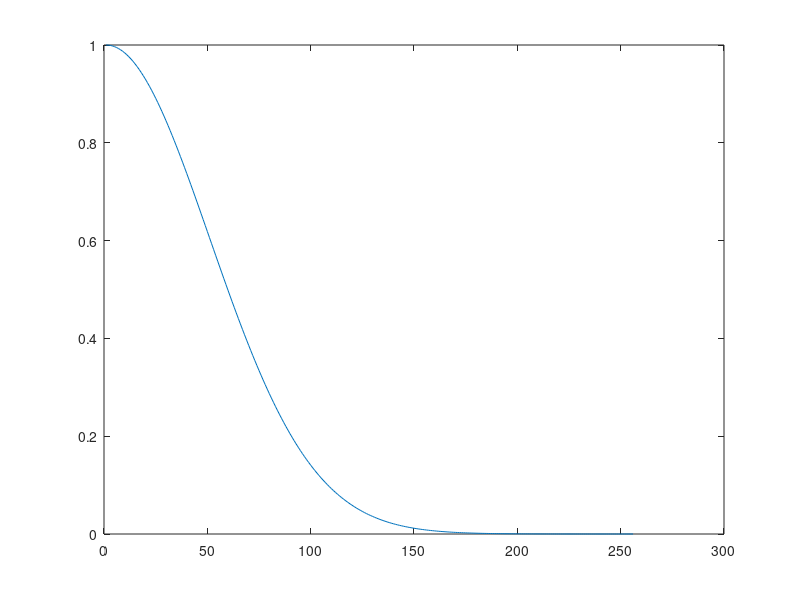

The MATLAB source for this figure: (Note: this script raises an error after producing the figure.)
%% test sigmoid function
x = 0 : 255;
alpha = 128;
beta = -128/2/log(99);
% s = 128;
y = 1./(1+exp( (x-alpha)./beta ) );
plot(x,y)

%%
T = 128;
alpha = (255+2*T)/4;
beta = -255/4/log(99);   % constant!
w_lut = 1./(1+exp( ((0:255)-alpha)./beta ) );
plot( 0:255, w_lut)

%%
% parameters
delta = 50;

% build the lookup table of the boundary energy, weight of n link
wn_tab = exp( -1 * (0:255).*(0:255) / (2*delta*delta) )

plot( wn_tab)

%% test midpoint circle
[nc kc] = getmidpointcircle(5,5,3);
% eliminate the redundent points
% nc2 = nc;   nc2(1:end-1) = nc(2:end);   nc2(end) = nc(1); 
% kc2 = kc;   kc2(1:end-1) = kc(2:end);   kc2(end) = kc(1);
% label = (nc == nc2) & (kc==kc2);
% nc(label) = []; kc(label) = [];

for p = 1 : length(nc)
    plot(nc(p), kc(p), '.g');
    hold on
    text(nc(p), kc(p),['\leftarrow' num2str(p)])
end

%% test LABELS
% [M,N,K,It] = max(map_id);
M = 31;
N = 31;
K = 31;
stk = false(M,N,K);

for id = 1 : length(fidx)
    if C( id ) > 0
        stk( map_id(id,1), map_id(id,2), map_id(id,3) ) = true;
    end
end
figure; h = vol3d('CData',stk);

%% test plot marker size
x = 1:50;
y = rand(1,50);
s = 5; %Marker width in units of X

h = scatter(x,y); % Create a scatter plot and return a handle to the 'hggroup' object

%Obtain the axes size (in axpos) in Points
currentunits = get(gca,'Units');
set(gca, 'Units', 'Points');
axpos = get(gca,'Position');
set(gca, 'Units', currentunits);

markerWidth = s/diff(xlim)*axpos(3); % Calculate Marker width in points

set(h, 'SizeData', markerWidth^2)

%% test function speed
tic
map = imresize( c1, size(c2), 'nearest' );
toc

tic
map = imresize( c1, size(c2), 'nearest' );
toc

%% test mapping
map2 = zeros(size(c2), 'uint16');
lengthRatio = size(c2,1) / size(c1,1);
position = floor( (1: size(c2,1)) / lengthRatio ) +1 ;
position(end) = position(end) - 1;
map2 = c1( position, : );

%% test

for pi = 1 : length(c)-1
    % add this cooridnate
    rcNum = rcNum + 1;
    rows(rcNum) = map_co( c(pi,1),  c(pi,2),  c(pi,3) );
    cols(rcNum) = map_co( c(pi+1,1),  c(pi+1,2),  c(pi+1,3) );
    weights(rcNum) = wn_tab( local_stk( c(pi,1),  c(pi,2),  c(pi,3) ) - ...
        local_stk( c(pi+1,1),  c(pi+1,2),  c(pi+1,3) ) + 1 );
end

%% test2
pi = 1 : length(c)-1;
rows(rcNum + pi) = map_co( sub2ind( size(map_co),...
    c(pi,1),  c(pi,2),  c(pi,3) ) );

cols(rcNum + pi) = map_co( sub2ind( size(map_co),...
    c(pi+1,1),  c(pi+1,2),  c(pi+1,3) ) );
idx_list = local_stk( sub2ind( size(local_stk), ...
    c(pi,1),  c(pi,2),  c(pi,3) ) ) - ...
    local_stk( sub2ind( size(local_stk),...
    c(pi+1,1),  c(pi+1,2),  c(pi+1,3) ) )  + 1;
weights(rcNum + (1 : length(c)-1)) = wn_tab( idx_list );
